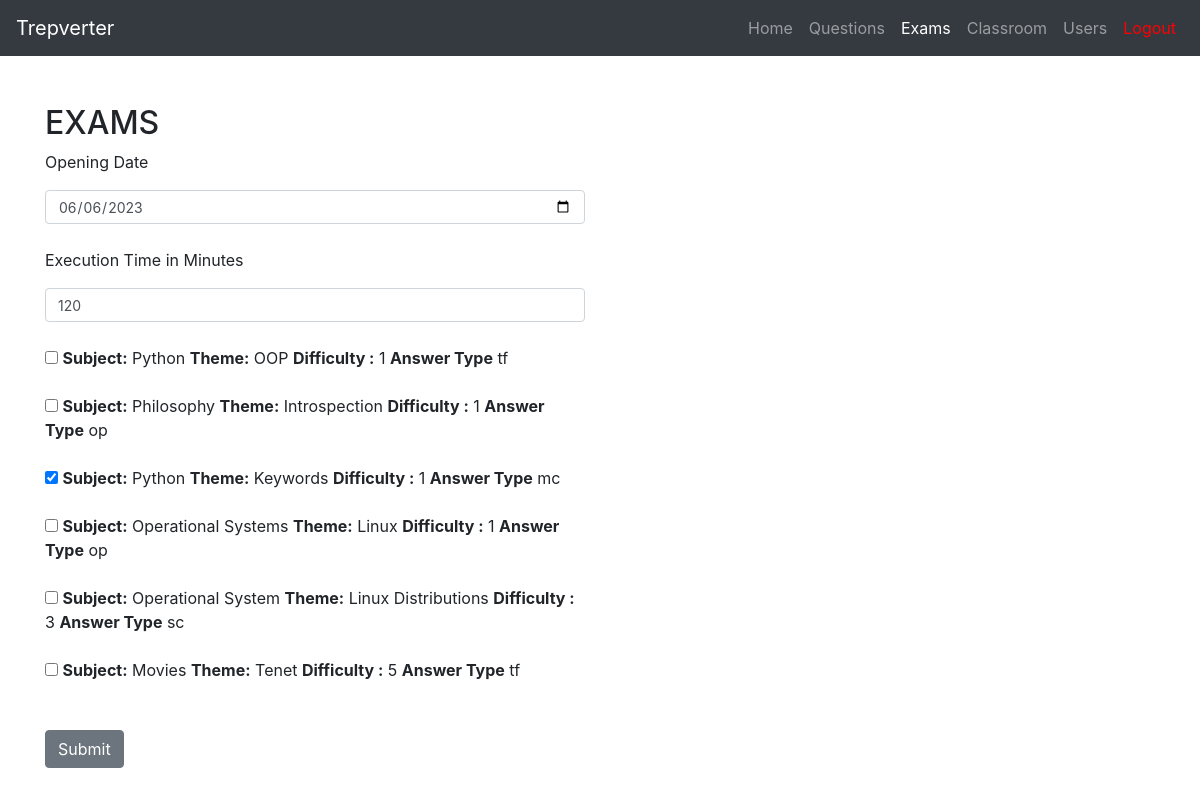
The page /exams/1 (signed in) on the database its author committed.
### tables this page shows
CREATE TABLE questions (
	id INTEGER NOT NULL, 
	subject VARCHAR(64) NOT NULL, 
	theme VARCHAR(64) NOT NULL, 
	description VARCHAR NOT NULL, 
	level VARCHAR NOT NULL, 
	answer_type VARCHAR(20) NOT NULL, 
	creation_date DATE NOT NULL, 
	user_id INTEGER, 
	PRIMARY KEY (id), 
	FOREIGN KEY(user_id) REFERENCES users (id)
);

### views/main.py (the view)
@main.route('/exams/<int:exam_id>', methods=['GET', 'POST'])
@login_required
@admin_teacher_login_required()
def edit_exams(exam_id):
    from models.entities import Exam, Question
    from forms import ExamForm
    exam = Exam.show_one(exam_id)
    all_questions = Question.show_all()
    form = ExamForm()
    questions_id = exam.questions_id()
    if form.validate_on_submit():
        from models.auth import auth_edit_exam
        return auth_edit_exam(exam)
    return render_template('edit_exams.html', form=form, exam_id=exam_id, exam=exam, all_questions=all_questions, questions_id=questions_id)

### forms.py
class ExamForm(FlaskForm):
    opening_date = DateField('Opening Date', validators=[DataRequired()], render_kw={'min': date.today().isoformat()})
    execution_time = StringField('Execution Time in Minutes', validators=[InputRequired()])
    submit = SubmitField('Submit')

### app.py (called while the page is built)
@login_manager.user_loader
def load_user(user_id):
    from models.entities import User
    return User.query.get(int(user_id))

### login_required.py (called while the page is built)
def admin_teacher_login_required():
    def decorator(view_func):
        from functools import wraps
        @wraps(view_func)
        def wrapper(*args, **kwargs):
            from flask_login import current_user
            if current_user.is_authenticated and str(current_user.role) == 'Admin' or str(current_user.role) == 'Teacher':
                return view_func(*args, **kwargs)
            else:
                flash("You don't have permission to access this page")
                return redirect(url_for('main.index'))
        return wrapper
    return decorator

### models/entities.py (called while the page is built)
    def __repr__(self):
        return f'{self.name}'

    @staticmethod
    def show_all():
        return Question.query.all()

    @staticmethod
    def show_one(exam_id):
        x = Exam.query.get(int(exam_id))
        return Exam.query.get(int(exam_id))

    def questions_id(self):
        questions = Question.show_all()
        questions_id = []
        for e_q in self.exam_questions:
            for question in questions:
                if question.id == e_q.question_id:
                    questions_id.append(question.id)
        return questions_id

### templates/edit_exams.html (shortened to what this page needs)
<!DOCTYPE html>
<html lang="en">
<head>
  <link rel="stylesheet" href="https://maxcdn.bootstrapcdn.com/bootstrap/4.0.0/css/bootstrap.min.css">
</head>
<body>
  <nav class="navbar navbar-expand-lg navbar-dark bg-dark">
    <a class="navbar-brand" href="#">Trepverter</a>
    <div class="collapse navbar-collapse" id="navbarNav">
      <ul class="navbar-nav ml-auto">
        <li class="nav-item">
          <a class="nav-link" href="{{url_for('main.index')}}">Home</a>
        </li>
        <li class="nav-item">
            <a class="nav-link" href="{{url_for('main.questions')}}">Questions</a>
          </li>
        <li class="nav-item active">
          <a class="nav-link" href="{{url_for('main.exams')}}">Exams</a>
        </li>
        <li class="nav-item">
          <a class="nav-link" href="{{url_for('main.classes')}}">Classroom</a>
        </li>
        <li class="nav-item">
            <a class="nav-link" href="{{url_for('main.users')}}">Users</a>
          </li>
        <li class="nav-item">
          <a class="nav-link" style = "color: red" href="{{url_for('auth.logout')}}">Logout</a>
        </li>
      </ul>
    </div>
  </nav>
  <div class="container mt-5">
    <div class="row">
      <div class="col-md-6">
        <h2>EXAMS</h2>
          <form id="form_edit" method="POST" action="{{ url_for('main.edit_exams', exam_id=exam_id) }}">
            <div>
                <label>{{ form.opening_date.label }}</label>
                {{ form.opening_date(class_='form-control') }}
            </div>
            <br>
            <div>
            <label>{{ form.execution_time.label }}</label>
            {{ form.execution_time(class_='form-control', placeholder='E.g. 120') }}
            </div>
            <br>
            <div>
            {% for question in all_questions %}
              {% if question.id in questions_id %}
                <input type="checkbox" name="question_id" value={{question.id}} checked> <b>Subject:</b> {{question.subject}} <b>Theme:</b> {{question.theme}} <b>Difficulty  :</b> {{question.level}} <b>Answer Type</b> {{question.answer_type}}
                <br> <br>
              {% else %}
                <input type="checkbox" name="question_id" value={{question.id}}> <b>Subject:</b> {{question.subject}} <b>Theme:</b> {{question.theme}} <b>Difficulty  :</b> {{question.level}} <b>Answer Type</b> {{question.answer_type}}
                <br> <br>
              {% endif %}
            {% endfor %}
            </div>
            <br>
            <div>
            {{ form.submit(class='btn btn-secondary')}}
            </div>
            <br>
        </form>

### templates/edit_exams.html (style rules this page uses)
.form-control { display: block; width: 100%; height: 34px; padding: 6px 12px; font-size: 14px; }

### rows shown on the page
questions: subject "Python", theme "OOP", level "1", answer_type "tf"
questions: subject "Philosophy", theme "Introspection", level "1", answer_type "op"
questions: subject "Python", theme "Keywords", level "1", answer_type "mc"
questions: subject "Operational Systems", theme "Linux", level "1", answer_type "op"
questions: subject "Operational System", theme "Linux Distributions", level "3", answer_type "sc"
questions: subject "Movies", theme "Tenet", level "5", answer_type "tf"
